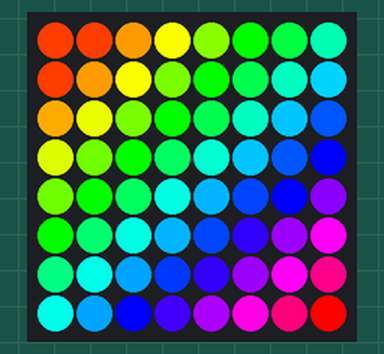
Bench run of a program on a simulated Raspberry Pi (BCM pin numbers) with a Sense HAT. On the bench: the Sense HAT's 8×8 RGB LED matrix.

Above: at 0.15 s.
At 4.71 s:
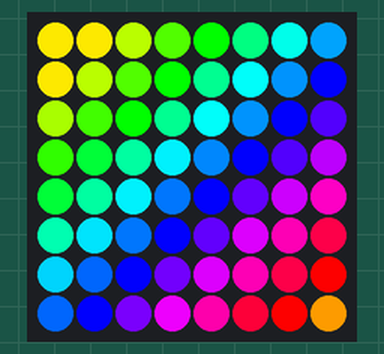
At 9.27 s:
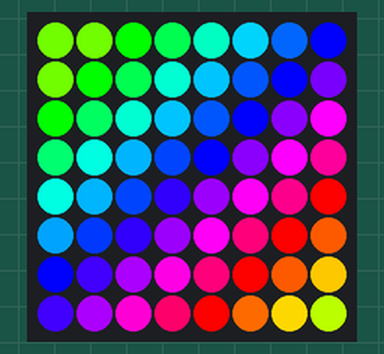
At 18.52 s:
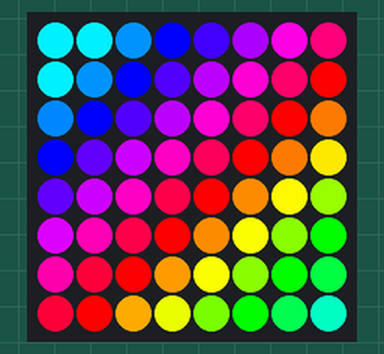
At 27.76 s:
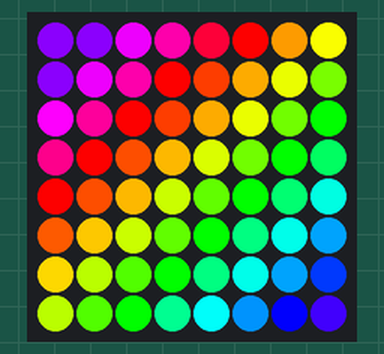
At 37.0 s:
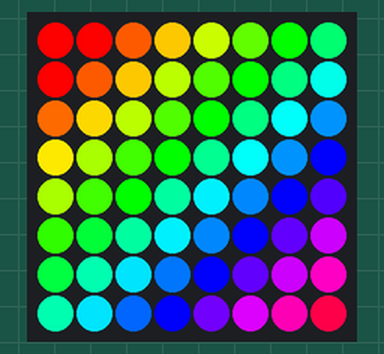

The program:

rainbow.py
```python
# This file has been written to your home directory for convenience. It is
# saved as "/home/pi/rainbow-2019-10-08-21-01-27.py"

from colorsys import hsv_to_rgb
from time import sleep
from sense_hat import SenseHat

# Hues represent the spectrum of colors as values between 0 and 1. The range
# is circular so 0 represents red, ~0.2 is yellow, ~0.33 is green, 0.5 is cyan,
# ~0.66 is blue, ~0.84 is purple, and 1.0 is back to red. These are the initial
# hues for each pixel in the display.
hues = [
    0.00, 0.00, 0.06, 0.13, 0.20, 0.27, 0.34, 0.41,
    0.00, 0.06, 0.13, 0.21, 0.28, 0.35, 0.42, 0.49,
    0.07, 0.14, 0.21, 0.28, 0.35, 0.42, 0.50, 0.57,
    0.15, 0.22, 0.29, 0.36, 0.43, 0.50, 0.57, 0.64,
    0.22, 0.29, 0.36, 0.44, 0.51, 0.58, 0.65, 0.72,
    0.30, 0.37, 0.44, 0.51, 0.58, 0.66, 0.73, 0.80,
    0.38, 0.45, 0.52, 0.59, 0.66, 0.73, 0.80, 0.87,
    0.45, 0.52, 0.60, 0.67, 0.74, 0.81, 0.88, 0.95,
    ]

hat = SenseHat()

def scale(v):
    return int(v * 255)

while True:
    # Rotate the hues
    hues = [(h + 0.01) % 1.0 for h in hues]
    # Convert the hues to RGB values
    pixels = [hsv_to_rgb(h, 1.0, 1.0) for h in hues]
    # hsv_to_rgb returns 0..1 floats; convert to ints in the range 0..255
    pixels = [(scale(r), scale(g), scale(b)) for r, g, b in pixels]
    # Update the display
    hat.set_pixels(pixels)
    sleep(0.04)
```
